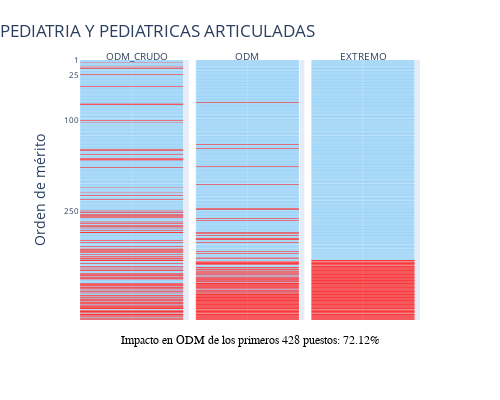
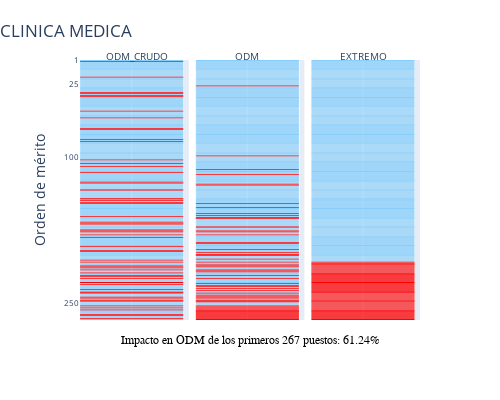
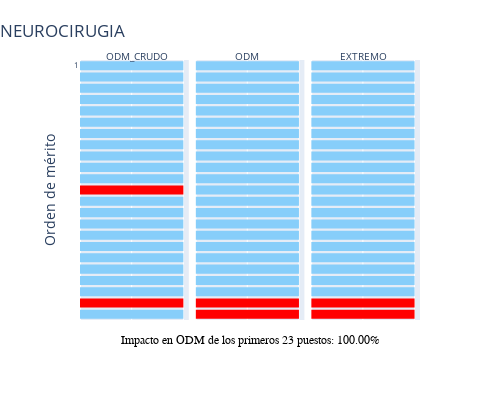
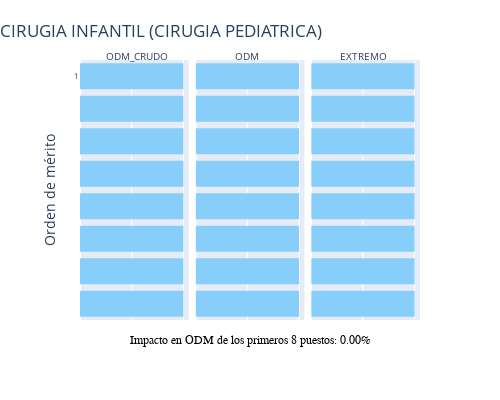

The code cell stored with these charts, in order, in its notebook:
### Code cell
# 2. **Graficar todas las especialidades con la función triple_acotada**
#    Itera sobre la tabla de impacto y llama a la función triple_acotada
for index, row in tabla_impacto.iterrows():
    especialidad = row['especialidad']
    if especialidad == 'TOTAL':
        continue
    indicador_acotado_str = row['impacto_acotado']
    if indicador_acotado_str != 'N/A':
        indicador_acotado = float(indicador_acotado_str.replace('%', ''))
        triple_acotada(especialidad, indicador_acotado)

### Figure 1 — Plotly figure (JSON) as saved in the notebook; plotly's stock layout.template omitted (floating-point values rounded to 4 significant figures; data arrays with more than 128 entries replaced by an {"elided": "..."} marker saying what was removed)
{"data": [{"hoverinfo": "skip", "legendgroup": "N", "marker": {"color": "lightskyblue", "line": {"width": 0}, "pattern": {"shape": ""}}, "name": "N", "orientation": "h", "showlegend": true, "textfont": {"size": 8}, "textposition": "auto", "type": "bar", "x": {"elided": "329 int values"}, "xaxis": "x", "y": {"elided": "329 int values"}, "yaxis": "y"}, {"hoverinfo": "skip", "legendgroup": "E", "marker": {"color": "red", "line": {"width": 0}, "pattern": {"shape": ""}}, "name": "E", "orientation": "h", "showlegend": true, "textfont": {"size": 8}, "textposition": "auto", "type": "bar", "x": [1, 1, 1, 1, 1, 1, 1, 1, 1, 1, 1, 1, 1, 1, 1, 1, 1, 1, 1, 1, 1, 1, 1, 1, 1, 1, 1, 1, 1, 1, 1, 1, 1, 1, 1, 1, 1, 1, 1, 1, 1, 1, 1, 1, 1, 1, 1, 1, 1, 1, 1, 1, 1, 1, 1, 1, 1, 1, 1, 1, 1, 1, 1, 1, 1, 1, 1, 1, 1, 1, 1, 1, 1, 1, 1, 1, 1, 1, 1, 1, 1, 1, 1, 1, 1, 1, 1, 1, 1, 1, 1, 1, 1, 1, 1, 1, 1, 1, 1], "xaxis": "x", "y": [4, 12, 14, 24, 44, 73, 74, 100, 104, 148, 149, 156, 163, 164, 165, 177, 211, 218, 224, 230, 249, 251, 255, 256, 258, 260, 267, 270, 273, 275, 277, 281, 284, 285, 298, 301, 308, 311, 313, 314, 316, 317, 321, 324, 325, 327, 328, 330, 331, 336, 341, 343, 346, 347, 352, 354, 355, 356, 359, 360, 361, 369, 370, 371, 372, 374, 375, 377, 379, 382, 384, 388, 389, 392, 394, 395, 396, 399, 400, 401, 402, 405, 406, 407, 408, 409, 410, 413, 414, 415, 416, 418, 419, 420, 421, 423, 425, 426, 428], "yaxis": "y"}, {"hoverinfo": "skip", "legendgroup": "N", "marker": {"color": "lightskyblue", "line": {"width": 0}, "pattern": {"shape": ""}}, "name": "N", "orientation": "h", "showlegend": false, "textfont": {"size": 8}, "textposition": "auto", "type": "bar", "x": {"elided": "329 int values"}, "xaxis": "x2", "y": {"elided": "329 int values"}, "yaxis": "y2"}, {"hoverinfo": "skip", "legendgroup": "E", "marker": {"color": "red", "line": {"width": 0}, "pattern": {"shape": ""}}, "name": "E", "orientation": "h", "showlegend": false, "textfont": {"size": 8}, "textposition": "auto", "type": "bar", "x": [1, 1, 1, 1, 1, 1, 1, 1, 1, 1, 1, 1, 1, 1, 1, 1, 1, 1, 1, 1, 1, 1, 1, 1, 1, 1, 1, 1, 1, 1, 1, 1, 1, 1, 1, 1, 1, 1, 1, 1, 1, 1, 1, 1, 1, 1, 1, 1, 1, 1, 1, 1, 1, 1, 1, 1, 1, 1, 1, 1, 1, 1, 1, 1, 1, 1, 1, 1, 1, 1, 1, 1, 1, 1, 1, 1, 1, 1, 1, 1, 1, 1, 1, 1, 1, 1, 1, 1, 1, 1, 1, 1, 1, 1, 1, 1, 1, 1, 1], "xaxis": "x2", "y": [70, 140, 146, 176, 205, 245, 246, 262, 265, 285, 286, 290, 294, 295, 296, 301, 316, 319, 325, 327, 332, 333, 334, 335, 336, 337, 342, 343, 345, 346, 349, 350, 352, 353, 356, 358, 360, 361, 362, 363, 365, 366, 368, 369, 370, 371, 372, 373, 374, 375, 377, 379, 380, 381, 383, 385, 386, 387, 388, 389, 390, 391, 392, 393, 394, 395, 396, 397, 398, 399, 400, 401, 402, 403, 404, 405, 406, 407, 408, 409, 410, 411, 412, 413, 414, 415, 416, 417, 418, 419, 420, 421, 422, 423, 424, 425, 426, 427, 428], "yaxis": "y2"}, {"hoverinfo": "skip", "legendgroup": "N", "marker": {"color": "lightskyblue", "line": {"width": 0}, "pattern": {"shape": ""}}, "name": "N", "orientation": "h", "showlegend": false, "textfont": {"size": 8}, "textposition": "auto", "type": "bar", "x": {"elided": "329 int values"}, "xaxis": "x3", "y": {"elided": "329 int values"}, "yaxis": "y3"}, {"hoverinfo": "skip", "legendgroup": "E", "marker": {"color": "red", "line": {"width": 0}, "pattern": {"shape": ""}}, "name": "E", "orientation": "h", "showlegend": false, "textfont": {"size": 8}, "textposition": "auto", "type": "bar", "x": [1, 1, 1, 1, 1, 1, 1, 1, 1, 1, 1, 1, 1, 1, 1, 1, 1, 1, 1, 1, 1, 1, 1, 1, 1, 1, 1, 1, 1, 1, 1, 1, 1, 1, 1, 1, 1, 1, 1, 1, 1, 1, 1, 1, 1, 1, 1, 1, 1, 1, 1, 1, 1, 1, 1, 1, 1, 1, 1, 1, 1, 1, 1, 1, 1, 1, 1, 1, 1, 1, 1, 1, 1, 1, 1, 1, 1, 1, 1, 1, 1, 1, 1, 1, 1, 1, 1, 1, 1, 1, 1, 1, 1, 1, 1, 1, 1, 1, 1], "xaxis": "x3", "y": [330, 331, 332, 333, 334, 335, 336, 337, 338, 339, 340, 341, 342, 343, 344, 345, 346, 347, 348, 349, 350, 351, 352, 353, 354, 355, 356, 357, 358, 359, 360, 361, 362, 363, 364, 365, 366, 367, 368, 369, 370, 371, 372, 373, 374, 375, 376, 377, 378, 379, 380, 381, 382, 383, 384, 385, 386, 387, 388, 389, 390, 391, 392, 393, 394, 395, 396, 397, 398, 399, 400, 401, 402, 403, 404, 405, 406, 407, 408, 409, 410, 411, 412, 413, 414, 415, 416, 417, 418, 419, 420, 421, 422, 423, 424, 425, 426, 427, 428], "yaxis": "y3"}], "layout": {"annotations": [{"font": {"size": 12}, "showarrow": false, "text": "", "x": 0.5, "xanchor": "center", "xref": "paper", "y": 0, "yanchor": "top", "yref": "paper"}, {"font": {"size": 12}, "showarrow": false, "text": "", "x": 0.5, "xanchor": "center", "xref": "paper", "y": 0, "yanchor": "top", "yref": "paper"}, {"font": {"size": 12}, "showarrow": false, "text": "", "x": 0.5, "xanchor": "center", "xref": "paper", "y": 0, "yanchor": "top", "yref": "paper"}, {"font": {"size": 10}, "showarrow": false, "text": "ODM_CRUDO", "x": 0.07, "xref": "paper", "y": 1.05, "yref": "paper"}, {"font": {"size": 10}, "showarrow": false, "text": "ODM", "x": 0.49, "xref": "paper", "y": 1.05, "yref": "paper"}, {"font": {"size": 10}, "showarrow": false, "text": "EXTREMO", "x": 0.91, "xref": "paper", "y": 1.05, "yref": "paper"}, {"font": {"color": "black", "family": "Arial", "size": 12}, "showarrow": false, "text": "Impacto en ODM de los primeros 428 puestos: 72.12%", "x": 0.5, "xanchor": "center", "xref": "paper", "y": -0.08, "yanchor": "middle", "yref": "paper"}], "barmode": "relative", "height": 400, "legend": {"title": {"text": "Tipo de universidad"}, "tracegroupgap": 0}, "margin": {"t": 60}, "showlegend": false, "title": {"pad": {"b": 20, "t": 5}, "text": "PEDIATRIA Y PEDIATRICAS ARTICULADAS", "x": 0, "xanchor": "left", "y": 0.95, "yanchor": "top"}, "width": 500, "xaxis": {"anchor": "y", "domain": [0, 0.32], "showticklabels": false, "title": {"text": ""}}, "xaxis2": {"anchor": "y2", "domain": [0.34, 0.66], "matches": "x", "showticklabels": false, "title": {"text": ""}}, "xaxis3": {"anchor": "y3", "domain": [0.68, 1.0], "matches": "x", "showticklabels": false, "title": {"text": ""}}, "yaxis": {"anchor": "x", "autorange": "reversed", "domain": [0, 1], "tickfont": {"size": 8}, "tickmode": "array", "tickvals": [1, 25, 100, 250, 500], "title": {"text": "Orden de mérito"}}, "yaxis2": {"anchor": "x2", "autorange": "reversed", "domain": [0, 1], "matches": "y", "showticklabels": false, "tickfont": {"size": 8}, "tickmode": "array", "tickvals": [1, 25, 100, 250, 500]}, "yaxis3": {"anchor": "x3", "autorange": "reversed", "domain": [0, 1], "matches": "y", "showticklabels": false, "tickfont": {"size": 8}, "tickmode": "array", "tickvals": [1, 25, 100, 250, 500]}}}

### Figure 2 — Plotly figure (JSON) as saved in the notebook; plotly's stock layout.template omitted (floating-point values rounded to 4 significant figures; data arrays with more than 128 entries replaced by an {"elided": "..."} marker saying what was removed)
{"data": [{"hoverinfo": "skip", "legendgroup": "N", "marker": {"color": "lightskyblue", "line": {"width": 0}, "pattern": {"shape": ""}}, "name": "N", "orientation": "h", "showlegend": true, "textfont": {"size": 8}, "textposition": "auto", "type": "bar", "x": {"elided": "207 int values"}, "xaxis": "x", "y": {"elided": "207 int values"}, "yaxis": "y"}, {"hoverinfo": "skip", "legendgroup": "E", "marker": {"color": "red", "line": {"width": 0}, "pattern": {"shape": ""}}, "name": "E", "orientation": "h", "showlegend": true, "textfont": {"size": 8}, "textposition": "auto", "type": "bar", "x": [1, 1, 1, 1, 1, 1, 1, 1, 1, 1, 1, 1, 1, 1, 1, 1, 1, 1, 1, 1, 1, 1, 1, 1, 1, 1, 1, 1, 1, 1, 1, 1, 1, 1, 1, 1, 1, 1, 1, 1, 1, 1, 1, 1, 1, 1, 1, 1, 1, 1, 1, 1, 1, 1, 1, 1, 1, 1, 1, 1], "xaxis": "x", "y": [2, 18, 34, 35, 37, 38, 53, 60, 71, 72, 82, 84, 103, 107, 110, 116, 126, 127, 134, 143, 145, 147, 148, 161, 167, 168, 169, 175, 176, 177, 180, 183, 192, 196, 197, 206, 208, 212, 213, 214, 216, 219, 222, 223, 225, 229, 231, 236, 239, 240, 244, 245, 247, 248, 253, 255, 257, 262, 263, 266], "yaxis": "y"}, {"hoverinfo": "skip", "legendgroup": "N", "marker": {"color": "lightskyblue", "line": {"width": 0}, "pattern": {"shape": ""}}, "name": "N", "orientation": "h", "showlegend": false, "textfont": {"size": 8}, "textposition": "auto", "type": "bar", "x": {"elided": "207 int values"}, "xaxis": "x2", "y": {"elided": "207 int values"}, "yaxis": "y2"}, {"hoverinfo": "skip", "legendgroup": "E", "marker": {"color": "red", "line": {"width": 0}, "pattern": {"shape": ""}}, "name": "E", "orientation": "h", "showlegend": false, "textfont": {"size": 8}, "textposition": "auto", "type": "bar", "x": [1, 1, 1, 1, 1, 1, 1, 1, 1, 1, 1, 1, 1, 1, 1, 1, 1, 1, 1, 1, 1, 1, 1, 1, 1, 1, 1, 1, 1, 1, 1, 1, 1, 1, 1, 1, 1, 1, 1, 1, 1, 1, 1, 1, 1, 1, 1, 1, 1, 1, 1, 1, 1, 1, 1, 1, 1, 1, 1, 1], "xaxis": "x2", "y": [27, 99, 113, 118, 128, 129, 148, 152, 158, 160, 162, 163, 172, 176, 177, 180, 188, 189, 195, 198, 200, 201, 205, 208, 211, 212, 213, 216, 217, 218, 222, 225, 230, 232, 233, 235, 237, 240, 242, 243, 244, 245, 247, 248, 249, 253, 254, 255, 256, 257, 258, 259, 260, 261, 262, 263, 264, 265, 266, 267], "yaxis": "y2"}, {"hoverinfo": "skip", "legendgroup": "N", "marker": {"color": "lightskyblue", "line": {"width": 0}, "pattern": {"shape": ""}}, "name": "N", "orientation": "h", "showlegend": false, "textfont": {"size": 8}, "textposition": "auto", "type": "bar", "x": {"elided": "207 int values"}, "xaxis": "x3", "y": {"elided": "207 int values"}, "yaxis": "y3"}, {"hoverinfo": "skip", "legendgroup": "E", "marker": {"color": "red", "line": {"width": 0}, "pattern": {"shape": ""}}, "name": "E", "orientation": "h", "showlegend": false, "textfont": {"size": 8}, "textposition": "auto", "type": "bar", "x": [1, 1, 1, 1, 1, 1, 1, 1, 1, 1, 1, 1, 1, 1, 1, 1, 1, 1, 1, 1, 1, 1, 1, 1, 1, 1, 1, 1, 1, 1, 1, 1, 1, 1, 1, 1, 1, 1, 1, 1, 1, 1, 1, 1, 1, 1, 1, 1, 1, 1, 1, 1, 1, 1, 1, 1, 1, 1, 1, 1], "xaxis": "x3", "y": [208, 209, 210, 211, 212, 213, 214, 215, 216, 217, 218, 219, 220, 221, 222, 223, 224, 225, 226, 227, 228, 229, 230, 231, 232, 233, 234, 235, 236, 237, 238, 239, 240, 241, 242, 243, 244, 245, 246, 247, 248, 249, 250, 251, 252, 253, 254, 255, 256, 257, 258, 259, 260, 261, 262, 263, 264, 265, 266, 267], "yaxis": "y3"}], "layout": {"annotations": [{"font": {"size": 12}, "showarrow": false, "text": "", "x": 0.5, "xanchor": "center", "xref": "paper", "y": 0, "yanchor": "top", "yref": "paper"}, {"font": {"size": 12}, "showarrow": false, "text": "", "x": 0.5, "xanchor": "center", "xref": "paper", "y": 0, "yanchor": "top", "yref": "paper"}, {"font": {"size": 12}, "showarrow": false, "text": "", "x": 0.5, "xanchor": "center", "xref": "paper", "y": 0, "yanchor": "top", "yref": "paper"}, {"font": {"size": 10}, "showarrow": false, "text": "ODM_CRUDO", "x": 0.07, "xref": "paper", "y": 1.05, "yref": "paper"}, {"font": {"size": 10}, "showarrow": false, "text": "ODM", "x": 0.49, "xref": "paper", "y": 1.05, "yref": "paper"}, {"font": {"size": 10}, "showarrow": false, "text": "EXTREMO", "x": 0.91, "xref": "paper", "y": 1.05, "yref": "paper"}, {"font": {"color": "black", "family": "Arial", "size": 12}, "showarrow": false, "text": "Impacto en ODM de los primeros 267 puestos: 61.24%", "x": 0.5, "xanchor": "center", "xref": "paper", "y": -0.08, "yanchor": "middle", "yref": "paper"}], "barmode": "relative", "height": 400, "legend": {"title": {"text": "Tipo de universidad"}, "tracegroupgap": 0}, "margin": {"t": 60}, "showlegend": false, "title": {"pad": {"b": 20, "t": 5}, "text": "CLINICA MEDICA", "x": 0, "xanchor": "left", "y": 0.95, "yanchor": "top"}, "width": 500, "xaxis": {"anchor": "y", "domain": [0, 0.32], "showticklabels": false, "title": {"text": ""}}, "xaxis2": {"anchor": "y2", "domain": [0.34, 0.66], "matches": "x", "showticklabels": false, "title": {"text": ""}}, "xaxis3": {"anchor": "y3", "domain": [0.68, 1.0], "matches": "x", "showticklabels": false, "title": {"text": ""}}, "yaxis": {"anchor": "x", "autorange": "reversed", "domain": [0, 1], "tickfont": {"size": 8}, "tickmode": "array", "tickvals": [1, 25, 100, 250, 500], "title": {"text": "Orden de mérito"}}, "yaxis2": {"anchor": "x2", "autorange": "reversed", "domain": [0, 1], "matches": "y", "showticklabels": false, "tickfont": {"size": 8}, "tickmode": "array", "tickvals": [1, 25, 100, 250, 500]}, "yaxis3": {"anchor": "x3", "autorange": "reversed", "domain": [0, 1], "matches": "y", "showticklabels": false, "tickfont": {"size": 8}, "tickmode": "array", "tickvals": [1, 25, 100, 250, 500]}}}

### Figure 3 — Plotly figure (JSON) as saved in the notebook; plotly's stock layout.template omitted (floating-point values rounded to 4 significant figures)
{"data": [{"hoverinfo": "skip", "legendgroup": "N", "marker": {"color": "lightskyblue", "line": {"width": 0}, "pattern": {"shape": ""}}, "name": "N", "orientation": "h", "showlegend": true, "textfont": {"size": 8}, "textposition": "auto", "type": "bar", "x": [1, 1, 1, 1, 1, 1, 1, 1, 1, 1, 1, 1, 1, 1, 1, 1, 1, 1, 1, 1, 1], "xaxis": "x", "y": [1, 2, 3, 4, 5, 6, 7, 8, 9, 10, 11, 13, 14, 15, 16, 17, 18, 19, 20, 21, 23], "yaxis": "y"}, {"hoverinfo": "skip", "legendgroup": "E", "marker": {"color": "red", "line": {"width": 0}, "pattern": {"shape": ""}}, "name": "E", "orientation": "h", "showlegend": true, "textfont": {"size": 8}, "textposition": "auto", "type": "bar", "x": [1, 1], "xaxis": "x", "y": [12, 22], "yaxis": "y"}, {"hoverinfo": "skip", "legendgroup": "N", "marker": {"color": "lightskyblue", "line": {"width": 0}, "pattern": {"shape": ""}}, "name": "N", "orientation": "h", "showlegend": false, "textfont": {"size": 8}, "textposition": "auto", "type": "bar", "x": [1, 1, 1, 1, 1, 1, 1, 1, 1, 1, 1, 1, 1, 1, 1, 1, 1, 1, 1, 1, 1], "xaxis": "x2", "y": [1, 2, 3, 4, 5, 6, 7, 8, 9, 10, 11, 12, 13, 14, 15, 16, 17, 18, 19, 20, 21], "yaxis": "y2"}, {"hoverinfo": "skip", "legendgroup": "E", "marker": {"color": "red", "line": {"width": 0}, "pattern": {"shape": ""}}, "name": "E", "orientation": "h", "showlegend": false, "textfont": {"size": 8}, "textposition": "auto", "type": "bar", "x": [1, 1], "xaxis": "x2", "y": [22, 23], "yaxis": "y2"}, {"hoverinfo": "skip", "legendgroup": "N", "marker": {"color": "lightskyblue", "line": {"width": 0}, "pattern": {"shape": ""}}, "name": "N", "orientation": "h", "showlegend": false, "textfont": {"size": 8}, "textposition": "auto", "type": "bar", "x": [1, 1, 1, 1, 1, 1, 1, 1, 1, 1, 1, 1, 1, 1, 1, 1, 1, 1, 1, 1, 1], "xaxis": "x3", "y": [1, 2, 3, 4, 5, 6, 7, 8, 9, 10, 11, 12, 13, 14, 15, 16, 17, 18, 19, 20, 21], "yaxis": "y3"}, {"hoverinfo": "skip", "legendgroup": "E", "marker": {"color": "red", "line": {"width": 0}, "pattern": {"shape": ""}}, "name": "E", "orientation": "h", "showlegend": false, "textfont": {"size": 8}, "textposition": "auto", "type": "bar", "x": [1, 1], "xaxis": "x3", "y": [22, 23], "yaxis": "y3"}], "layout": {"annotations": [{"font": {"size": 12}, "showarrow": false, "text": "", "x": 0.5, "xanchor": "center", "xref": "paper", "y": 0, "yanchor": "top", "yref": "paper"}, {"font": {"size": 12}, "showarrow": false, "text": "", "x": 0.5, "xanchor": "center", "xref": "paper", "y": 0, "yanchor": "top", "yref": "paper"}, {"font": {"size": 12}, "showarrow": false, "text": "", "x": 0.5, "xanchor": "center", "xref": "paper", "y": 0, "yanchor": "top", "yref": "paper"}, {"font": {"size": 10}, "showarrow": false, "text": "ODM_CRUDO", "x": 0.07, "xref": "paper", "y": 1.05, "yref": "paper"}, {"font": {"size": 10}, "showarrow": false, "text": "ODM", "x": 0.49, "xref": "paper", "y": 1.05, "yref": "paper"}, {"font": {"size": 10}, "showarrow": false, "text": "EXTREMO", "x": 0.91, "xref": "paper", "y": 1.05, "yref": "paper"}, {"font": {"color": "black", "family": "Arial", "size": 12}, "showarrow": false, "text": "Impacto en ODM de los primeros 23 puestos: 100.00%", "x": 0.5, "xanchor": "center", "xref": "paper", "y": -0.08, "yanchor": "middle", "yref": "paper"}], "barmode": "relative", "height": 400, "legend": {"title": {"text": "Tipo de universidad"}, "tracegroupgap": 0}, "margin": {"t": 60}, "showlegend": false, "title": {"pad": {"b": 20, "t": 5}, "text": "NEUROCIRUGIA", "x": 0, "xanchor": "left", "y": 0.95, "yanchor": "top"}, "width": 500, "xaxis": {"anchor": "y", "domain": [0, 0.32], "showticklabels": false, "title": {"text": ""}}, "xaxis2": {"anchor": "y2", "domain": [0.34, 0.66], "matches": "x", "showticklabels": false, "title": {"text": ""}}, "xaxis3": {"anchor": "y3", "domain": [0.68, 1.0], "matches": "x", "showticklabels": false, "title": {"text": ""}}, "yaxis": {"anchor": "x", "autorange": "reversed", "domain": [0, 1], "tickfont": {"size": 8}, "tickmode": "array", "tickvals": [1, 25, 100, 250, 500], "title": {"text": "Orden de mérito"}}, "yaxis2": {"anchor": "x2", "autorange": "reversed", "domain": [0, 1], "matches": "y", "showticklabels": false, "tickfont": {"size": 8}, "tickmode": "array", "tickvals": [1, 25, 100, 250, 500]}, "yaxis3": {"anchor": "x3", "autorange": "reversed", "domain": [0, 1], "matches": "y", "showticklabels": false, "tickfont": {"size": 8}, "tickmode": "array", "tickvals": [1, 25, 100, 250, 500]}}}

### Figure 4 — Plotly figure (JSON) as saved in the notebook; plotly's stock layout.template omitted (floating-point values rounded to 4 significant figures)
{"data": [{"hoverinfo": "skip", "legendgroup": "N", "marker": {"color": "lightskyblue", "line": {"width": 0}, "pattern": {"shape": ""}}, "name": "N", "orientation": "h", "showlegend": true, "textfont": {"size": 8}, "textposition": "auto", "type": "bar", "x": [1, 1, 1, 1, 1, 1, 1, 1], "xaxis": "x", "y": [1, 2, 3, 4, 5, 6, 7, 8], "yaxis": "y"}, {"hoverinfo": "skip", "legendgroup": "N", "marker": {"color": "lightskyblue", "line": {"width": 0}, "pattern": {"shape": ""}}, "name": "N", "orientation": "h", "showlegend": false, "textfont": {"size": 8}, "textposition": "auto", "type": "bar", "x": [1, 1, 1, 1, 1, 1, 1, 1], "xaxis": "x2", "y": [1, 2, 3, 4, 5, 6, 7, 8], "yaxis": "y2"}, {"hoverinfo": "skip", "legendgroup": "N", "marker": {"color": "lightskyblue", "line": {"width": 0}, "pattern": {"shape": ""}}, "name": "N", "orientation": "h", "showlegend": false, "textfont": {"size": 8}, "textposition": "auto", "type": "bar", "x": [1, 1, 1, 1, 1, 1, 1, 1], "xaxis": "x3", "y": [1, 2, 3, 4, 5, 6, 7, 8], "yaxis": "y3"}], "layout": {"annotations": [{"font": {"size": 12}, "showarrow": false, "text": "", "x": 0.5, "xanchor": "center", "xref": "paper", "y": 0, "yanchor": "top", "yref": "paper"}, {"font": {"size": 12}, "showarrow": false, "text": "", "x": 0.5, "xanchor": "center", "xref": "paper", "y": 0, "yanchor": "top", "yref": "paper"}, {"font": {"size": 12}, "showarrow": false, "text": "", "x": 0.5, "xanchor": "center", "xref": "paper", "y": 0, "yanchor": "top", "yref": "paper"}, {"font": {"size": 10}, "showarrow": false, "text": "ODM_CRUDO", "x": 0.07, "xref": "paper", "y": 1.05, "yref": "paper"}, {"font": {"size": 10}, "showarrow": false, "text": "ODM", "x": 0.49, "xref": "paper", "y": 1.05, "yref": "paper"}, {"font": {"size": 10}, "showarrow": false, "text": "EXTREMO", "x": 0.91, "xref": "paper", "y": 1.05, "yref": "paper"}, {"font": {"color": "black", "family": "Arial", "size": 12}, "showarrow": false, "text": "Impacto en ODM de los primeros 8 puestos: 0.00%", "x": 0.5, "xanchor": "center", "xref": "paper", "y": -0.08, "yanchor": "middle", "yref": "paper"}], "barmode": "relative", "height": 400, "legend": {"title": {"text": "Tipo de universidad"}, "tracegroupgap": 0}, "margin": {"t": 60}, "showlegend": false, "title": {"pad": {"b": 20, "t": 5}, "text": "CIRUGIA INFANTIL (CIRUGIA PEDIATRICA)", "x": 0, "xanchor": "left", "y": 0.95, "yanchor": "top"}, "width": 500, "xaxis": {"anchor": "y", "domain": [0, 0.32], "showticklabels": false, "title": {"text": ""}}, "xaxis2": {"anchor": "y2", "domain": [0.34, 0.66], "matches": "x", "showticklabels": false, "title": {"text": ""}}, "xaxis3": {"anchor": "y3", "domain": [0.68, 1.0], "matches": "x", "showticklabels": false, "title": {"text": ""}}, "yaxis": {"anchor": "x", "autorange": "reversed", "domain": [0, 1], "tickfont": {"size": 8}, "tickmode": "array", "tickvals": [1, 25, 100, 250, 500], "title": {"text": "Orden de mérito"}}, "yaxis2": {"anchor": "x2", "autorange": "reversed", "domain": [0, 1], "matches": "y", "showticklabels": false, "tickfont": {"size": 8}, "tickmode": "array", "tickvals": [1, 25, 100, 250, 500]}, "yaxis3": {"anchor": "x3", "autorange": "reversed", "domain": [0, 1], "matches": "y", "showticklabels": false, "tickfont": {"size": 8}, "tickmode": "array", "tickvals": [1, 25, 100, 250, 500]}}}
